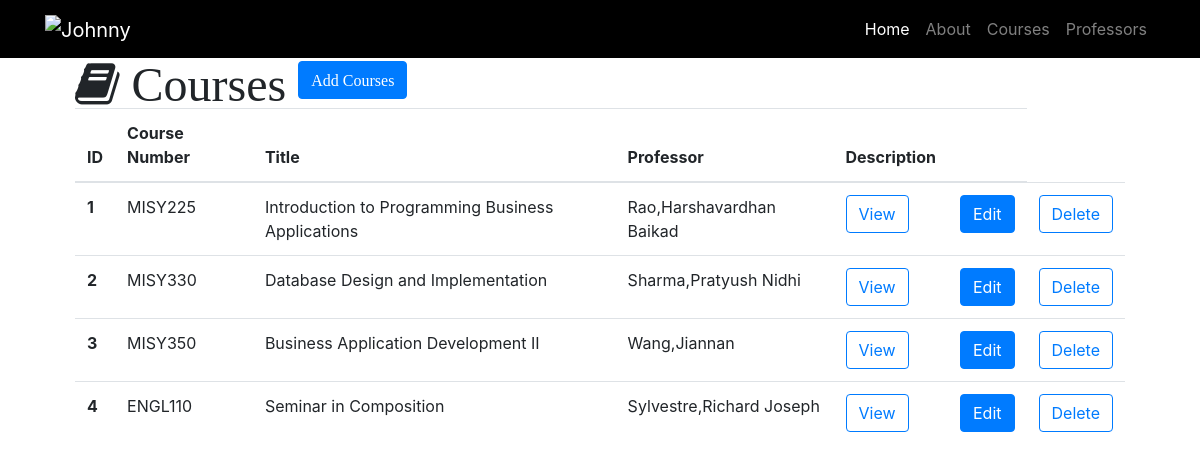
The app's page /courses, older data.
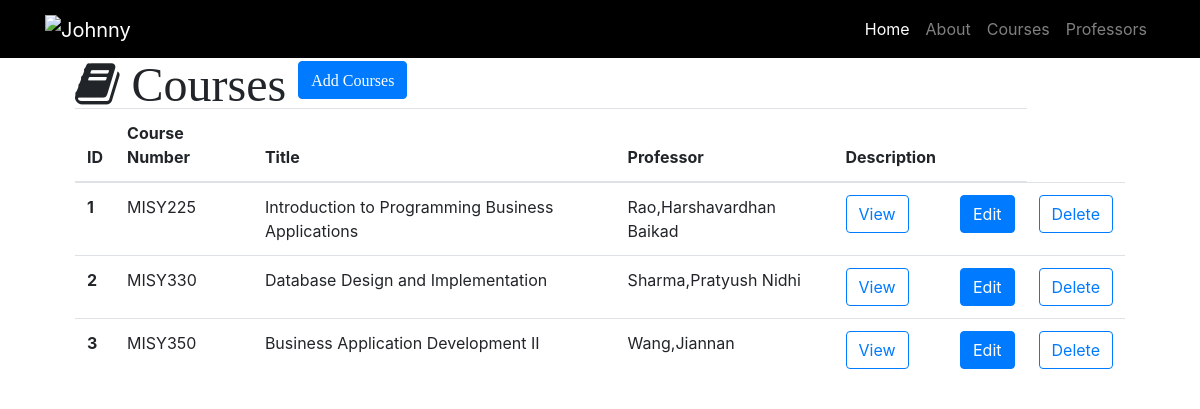
The same page, newer data.
### resume.py (models this page shows)
class Course(db.Model):
    __tablename__ = 'courses'
    id = db.Column(db.Integer, primary_key=True)
    number = db.Column(db.String(60))
    title = db.Column(db.String(256))
    description = db.Column(db.Text)
    professor_id = db.Column(db.Integer, db.ForeignKey('professors.id'))

class Professor(db.Model):
    __tablename__ = 'professors'
    id = db.Column(db.Integer, primary_key=True)
    name = db.Column(db.String(64))
    department = db.Column(db.String(64))
    courses = db.relationship('Course', backref='professor')

### resume.py (the view)
@app.route('/courses')
def courses():
    courses = Course.query.all()
    return render_template('courses.html', courses=courses)

### templates/courses.html (shortened to what this page needs)
{% extends "resume-base.html" %}
{% block head %} {{ super () }} {% endblock %}
{% block page_content %}
<div class="container">
  <i class="fa fa-book fa-3x" aria-hidden="true"> Courses
    <a id="add" href="/course/add" class="btn btn-primary" role="button" aria-disabled="true">Add Courses</a>
  </i>
  {% if courses %}
  <table class="table">
    <thead>
      <tr>
        <th>ID</th>
        <th>Course Number</th>
        <th>Title</th>
        <th>Professor</th>
        <th>Description</th>
        <th></th>
      </tr>
    </thead>
    <tbody>
      {% for course in courses %}
      <tr>
              <th scope="row">{{ course.id }}</th>
              <td>{{ course.number }}</td>
              <td>{{ course.title }}</td>
              <td>{{ course.professor.name }}</td>
              <td>
      <button type="button" class="btn btn-outline-primary" data-toggle="modal" data-target="#{{course.id}}">View</button>
      </td>
      <td>
        <a id="edit" href="/course/edit/{{course.id}}" class="btn btn-primary" role="button" aria-disabled="true">Edit</a>
        <td><a href="/course/delete/{{course.id}}" class="btn btn-outline-primary" role="button" aria-disabled="true">Delete</a></td>
      </td>
      {% endfor%}
       </tr>
    </tbody>
  </table>
  {% else %}
  <h3>We do not have this course.</h3>
  {% endif %}
</div>
{% endblock %}

### templates/resume-base.html (shortened to what this page needs)
<!DOCTYPE html>
<html lang="en">
<head>
  {% block head %}
  <link rel="stylesheet" href="https://maxcdn.bootstrapcdn.com/bootstrap/4.0.0-beta.2/css/bootstrap.min.css">
  <link rel="stylesheet" href="https://maxcdn.bootstrapcdn.com/font-awesome/4.7.0/css/font-awesome.min.css">
  <link rel="stylesheet" href="{{ url_for('static', filename='css/resume.css/') }}">
  {% endblock %}
</head>
<body>
  <nav class="navbar navbar-expand-lg navbar-dark fixed-top" style="background-color:black;">
    <div class="container">
      <a class="navbar-brand" href="/">
         <img src="{{ url_for('static', filename='img/mylogo.png') }}"
          alt="Johnny" width="100">
       </a>
      <div class="collapse navbar-collapse" id="navbarResponsive">
        <ul class="navbar-nav ml-auto">
          <li class="nav-item active">
            <a class="nav-link" href="/">Home
              </a>
          </li>
          <li class="nav-item">
            <a class="nav-link" href="/about">About</a>
          </li>
          <li class="nav-item">
            <a class="nav-link" href="/courses">Courses</a>
          </li>
          <li class="nav-item">
            <a class="nav-link" href="/professors">Professors</a>
          </li>
        </ul>
      </div>
    </div>
  </nav>
  {% block page_content %}
  {% endblock %}
</body>
</html>

### static/css/resume.css (style rules this page uses)
body { margin:60px; }

### templates/courses.html (style rules this page uses)
#add { color:white; }
#edit { color:white; }

Row changes from the older to the newer data that the page shows:
removed Course: id "4", number "ENGL110", title "Seminar in Composition", professor.name "Sylvestre,Richard Joseph"
